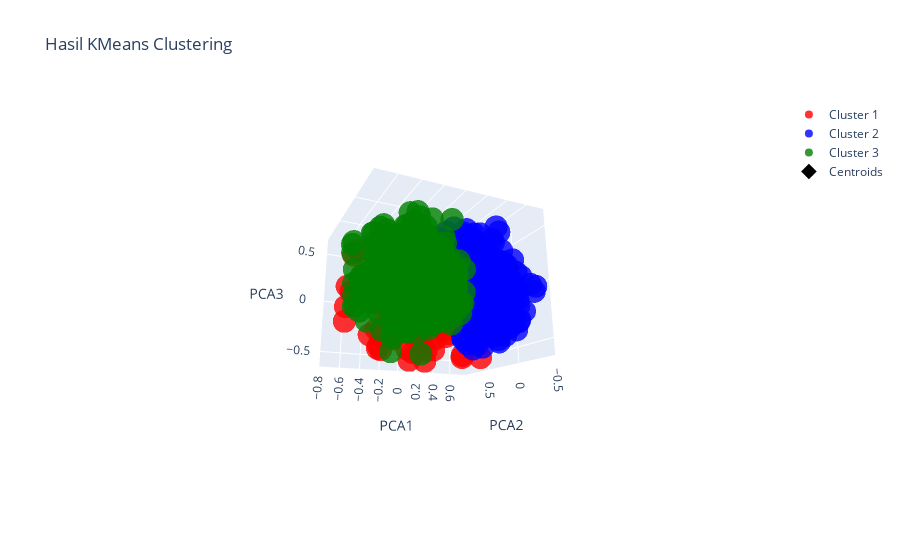

Here is the notebook cell this chart was saved with:
### Code cell
import plotly.graph_objects as go
from sklearn.cluster import KMeans

# Fitting KMeans
kmeansmodel = KMeans(n_clusters=3, random_state=42).fit(df_pca)
y_kmeans = kmeansmodel.labels_

# Scatter plot untuk Cluster 1
trace1 = go.Scatter3d(
    x=df_pca.iloc[y_kmeans == 0, 0],
    y=df_pca.iloc[y_kmeans == 0, 1],
    z=df_pca.iloc[y_kmeans == 0, 2],
    mode='markers',
    marker=dict(size=8, color='red', opacity=0.8),
    name='Cluster 1'
)

# Scatter plot untuk Cluster 2
trace2 = go.Scatter3d(
    x=df_pca.iloc[y_kmeans == 1, 0],
    y=df_pca.iloc[y_kmeans == 1, 1],
    z=df_pca.iloc[y_kmeans == 1, 2],
    mode='markers',
    marker=dict(size=8, color='blue', opacity=0.8),
    name='Cluster 2'
)

# Scatter plot untuk Cluster 3
trace3 = go.Scatter3d(
    x=df_pca.iloc[y_kmeans == 2, 0],
    y=df_pca.iloc[y_kmeans == 2, 1],
    z=df_pca.iloc[y_kmeans == 2, 2],
    mode='markers',
    marker=dict(size=8, color='green', opacity=0.8),
    name='Cluster 3'
)

# Scatter plot untuk menampilkan centroid dari K-Means
centroids = go.Scatter3d(
    x=kmeansmodel.cluster_centers_[:, 0],
    y=kmeansmodel.cluster_centers_[:, 1],
    z=kmeansmodel.cluster_centers_[:, 2],
    mode='markers',
    marker=dict(size=12, color='black', symbol='diamond', opacity=1),
    name='Centroids'
)

# Membuat layout
layout = go.Layout(
    title='Hasil KMeans Clustering',
    scene=dict(
        xaxis_title='PCA1',
        yaxis_title='PCA2',
        zaxis_title='PCA3'
    ),
    showlegend=True
)

# Menggabungkan semua trace
fig = go.Figure(data=[trace1, trace2, trace3, centroids], layout=layout)

# Menampilkan plot interaktif
fig.show()

### Figure 1 — Plotly figure (JSON) as saved in the notebook; plotly's stock layout.template omitted (floating-point values rounded to 4 significant figures; data arrays with more than 128 entries replaced by an {"elided": "..."} marker saying what was removed)
{"data": [{"marker": {"color": "red", "opacity": 0.8, "size": 8}, "mode": "markers", "name": "Cluster 1", "type": "scatter3d", "x": {"elided": "129 float values"}, "y": {"elided": "129 float values"}, "z": {"elided": "129 float values"}}, {"marker": {"color": "blue", "opacity": 0.8, "size": 8}, "mode": "markers", "name": "Cluster 2", "type": "scatter3d", "x": {"elided": "341 float values"}, "y": {"elided": "341 float values"}, "z": {"elided": "341 float values"}}, {"marker": {"color": "green", "opacity": 0.8, "size": 8}, "mode": "markers", "name": "Cluster 3", "type": "scatter3d", "x": {"elided": "420 float values"}, "y": {"elided": "420 float values"}, "z": {"elided": "420 float values"}}, {"marker": {"color": "black", "opacity": 1, "size": 12, "symbol": "diamond"}, "mode": "markers", "name": "Centroids", "type": "scatter3d", "x": [-0.01296, 0.342, -0.2781], "y": [0.5186, -0.08245, -0.09242], "z": [-0.0354, 0.02579, -0.01032]}], "layout": {"autosize": true, "scene": {"aspectmode": "auto", "aspectratio": {"x": 1.09, "y": 1.025, "z": 0.8953}, "camera": {"center": {"x": 0, "y": 0, "z": 0}, "eye": {"x": -1.164, "y": -2.504, "z": -0.8607}, "projection": {"type": "perspective"}, "up": {"x": 0, "y": 0, "z": 1}}, "xaxis": {"title": {"text": "PCA1"}, "type": "linear"}, "yaxis": {"title": {"text": "PCA2"}, "type": "linear"}, "zaxis": {"title": {"text": "PCA3"}, "type": "linear"}}, "showlegend": true, "title": {"text": "Hasil KMeans Clustering"}}}
